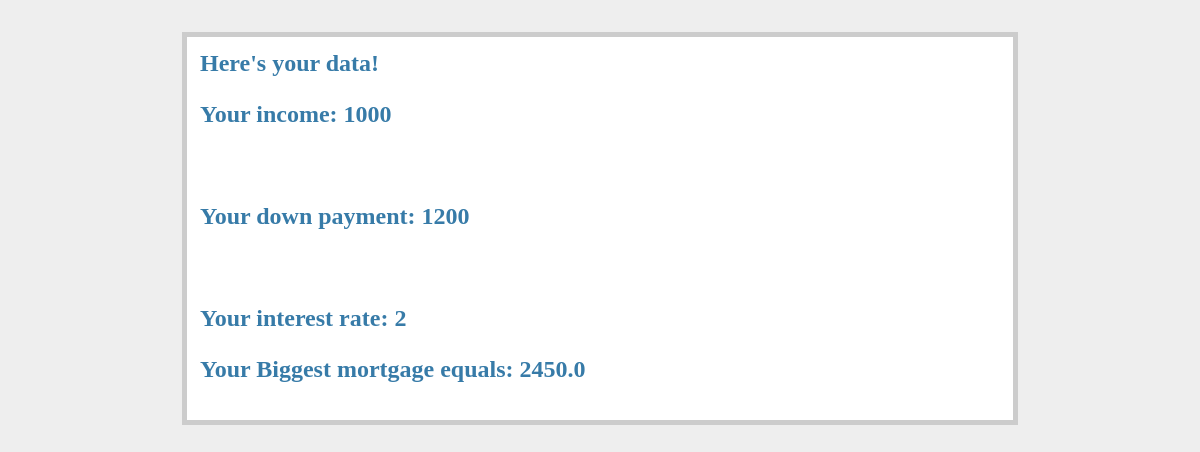
/display/, run on an earlier commit of the app's database.
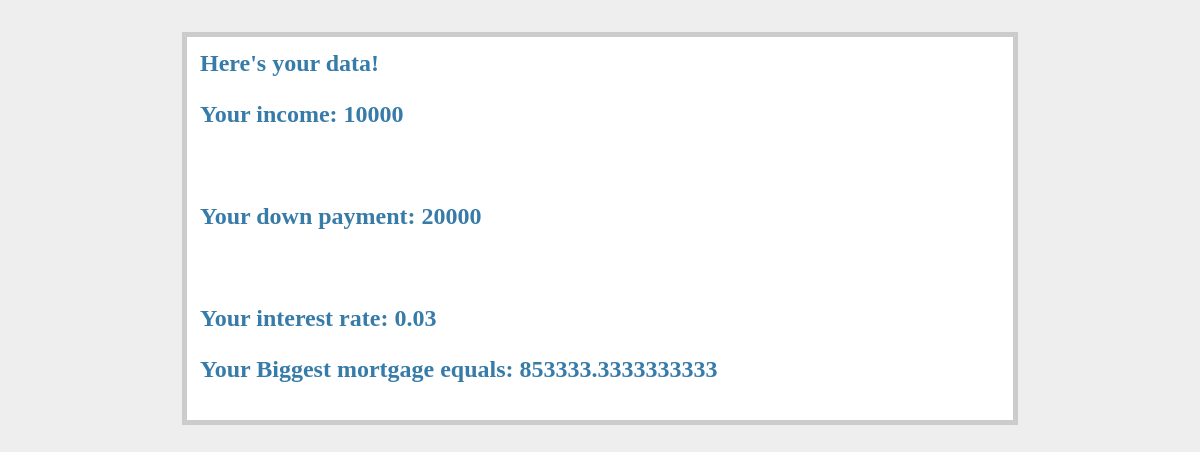
And on a later commit of the database.
### tables this page shows
CREATE TABLE mortgages(mortgage_id INTEGER PRIMARY KEY AUTOINCREMENT,
		income INTEGER NOT NULL, down_payment INTEGER NOT NULL, 
		interest_rate INTEGER NOT NULL);

### views.py (the view)
@app.route('/display/')
def mort_data_display():
	g.db = connect_db()
	cur = g.db.execute('select * from mortgages order by mortgage_id desc limit 1')
	mortgage_data = [dict(mortgage_id=row[0], income=row[1], down_payment=row[2], interest_rate=row[3]) for row in cur]
	g.db.close()
	return render_template(
		'mortgage_data.html',
		mortgage_data = mortgage_data)

### views.py (called while the page is built)
def connect_db():
	return sqlite3.connect(app.config['DATABASE'])

### templates/mortgage_data.html (shortened to what this page needs)
<!DOCTYPE html>
<html>
	<head>
		<link rel="stylesheet" href="{{ url_for('static', filename='css/styles.css') }}">
	</head>
	<body>
		<div class="page">
			<h2>Here's your data!<h2>
				{% for o in mortgage_data %}
				<p>Your income: {{ o.income }}</p>
				<br>
				<p>Your down payment: {{ o.down_payment }}</p>
				<br>
				<p>Your interest rate: {{ o.interest_rate }}</p>
				<p>Your Biggest mortgage equals: {{ (((o.income/4)/(o.interest_rate*1000)*10000) + o.down_payment) }}
				{% endfor %}
		</div>
	</body>

### static/css/styles.css (style rules this page uses)
body { font-family: sans-serif; background: #eee; }
a, h1, h2 { color: #377BA8; }
h1, h2 { font-family: 'Georgia', serif; margin: 0; }
h2 { font-size: 1.5em; }
.page { margin: 2em auto; width: 50em; border: 5px solid #ccc; padding: 0.8em; background: white; }

What changed in the data, as far as the page shows it:
no longer on this page (row unchanged): mortgages: income "1000", down_payment "1200", interest_rate "2", income+interest_rate+down_payment "2450.0"
added mortgages: income "10000", down_payment "20000", interest_rate "0.03", income+interest_rate+down_payment "853333.3333333333"
